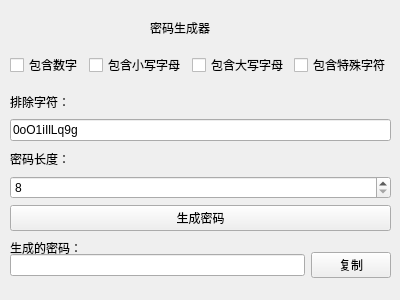
<?xml version="1.0" encoding="UTF-8"?>
<ui version="4.0">
 <class>password_generator</class>
 <widget class="QWidget" name="password_generator">
  <property name="windowModality">
   <enum>Qt::NonModal</enum>
  </property>
  <property name="geometry">
   <rect>
    <x>0</x>
    <y>0</y>
    <width>400</width>
    <height>300</height>
   </rect>
  </property>
  <property name="windowTitle">
   <string>快捷便签</string>
  </property>
  <property name="autoFillBackground">
   <bool>false</bool>
  </property>
  <widget class="QWidget" name="widget" native="true">
   <property name="geometry">
    <rect>
     <x>10</x>
     <y>10</y>
     <width>381</width>
     <height>271</height>
    </rect>
   </property>
   <widget class="QLabel" name="title_label">
    <property name="geometry">
     <rect>
      <x>140</x>
      <y>10</y>
      <width>71</width>
      <height>16</height>
     </rect>
    </property>
    <property name="text">
     <string>密码生成器</string>
    </property>
   </widget>
   <widget class="QWidget" name="horizontalLayoutWidget">
    <property name="geometry">
     <rect>
      <x>0</x>
      <y>40</y>
      <width>381</width>
      <height>31</height>
     </rect>
    </property>
    <layout class="QHBoxLayout" name="horizontalLayout">
     <item>
      <widget class="QCheckBox" name="include_digits">
       <property name="text">
        <string>包含数字</string>
       </property>
      </widget>
     </item>
     <item>
      <widget class="QCheckBox" name="include_lowercase">
       <property name="text">
        <string>包含小写字母</string>
       </property>
      </widget>
     </item>
     <item>
      <widget class="QCheckBox" name="include_uppercase">
       <property name="text">
        <string>包含大写字母</string>
       </property>
      </widget>
     </item>
     <item>
      <widget class="QCheckBox" name="include_special">
       <property name="text">
        <string>包含特殊字符</string>
       </property>
      </widget>
     </item>
    </layout>
   </widget>
   <widget class="QWidget" name="verticalLayoutWidget">
    <property name="geometry">
     <rect>
      <x>0</x>
      <y>80</y>
      <width>381</width>
      <height>141</height>
     </rect>
    </property>
    <layout class="QVBoxLayout" name="verticalLayout">
     <item>
      <widget class="QLabel" name="exclude_label">
       <property name="text">
        <string>排除字符：</string>
       </property>
      </widget>
     </item>
     <item>
      <widget class="QLineEdit" name="exclude_input">
       <property name="text">
        <string>0oO1iIlLq9g</string>
       </property>
      </widget>
     </item>
     <item>
      <widget class="QLabel" name="label_2">
       <property name="text">
        <string>密码长度：</string>
       </property>
      </widget>
     </item>
     <item>
      <widget class="QSpinBox" name="password_length_input">
       <property name="minimum">
        <number>8</number>
       </property>
      </widget>
     </item>
     <item>
      <widget class="QPushButton" name="generate_button">
       <property name="text">
        <string>生成密码</string>
       </property>
      </widget>
     </item>
    </layout>
   </widget>
   <widget class="QLabel" name="label_3">
    <property name="geometry">
     <rect>
      <x>0</x>
      <y>230</y>
      <width>71</width>
      <height>16</height>
     </rect>
    </property>
    <property name="text">
     <string>生成的密码：</string>
    </property>
   </widget>
   <widget class="QWidget" name="horizontalLayoutWidget_2">
    <property name="geometry">
     <rect>
      <x>0</x>
      <y>240</y>
      <width>381</width>
      <height>31</height>
     </rect>
    </property>
    <layout class="QHBoxLayout" name="horizontalLayout_2">
     <item>
      <widget class="QLineEdit" name="generated_password_2"/>
     </item>
     <item>
      <widget class="QPushButton" name="copy_password">
       <property name="text">
        <string>复制</string>
       </property>
      </widget>
     </item>
    </layout>
   </widget>
  </widget>
 </widget>
 <resources/>
 <connections/>
</ui>
